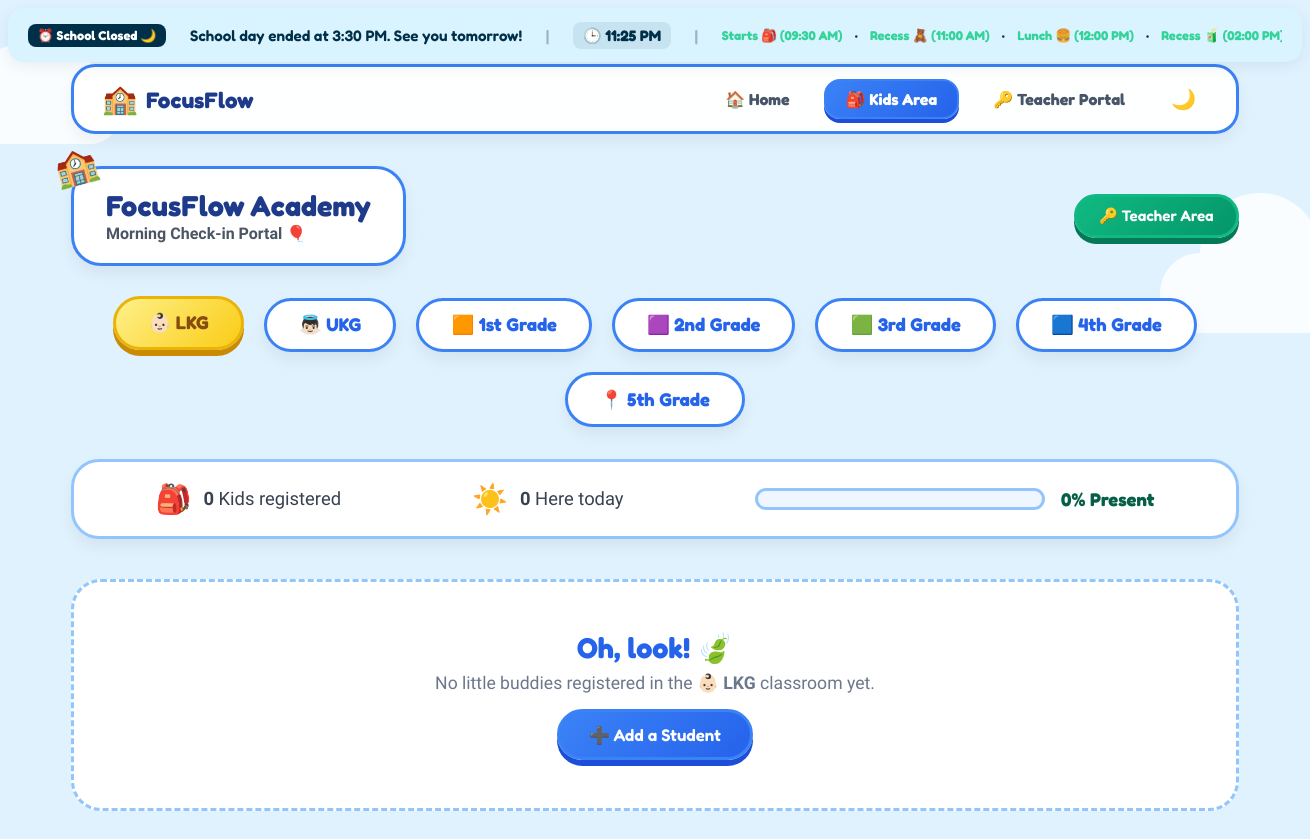
Page /grid/ on the committed database.
### attendance/models.py (models this page shows, shortened)
class AppLayoutBlock(models.Model):
    block_id = models.CharField(max_length=50, unique=True)
    title = models.CharField(max_length=100)
    order = models.PositiveIntegerField(default=0)
    is_visible = models.BooleanField(default=True)
    class Meta:
        ordering = ['order']

### attendance/views.py (the view, shortened to what this page needs)
# urls.py: path('grid/', views.student_grid, name='student_grid'),
def student_grid(request):
    selected_classroom_name = request.GET.get('classroom')
    all_classrooms = ClassroomOption.objects.filter(is_active=True).order_by('order')
    if not selected_classroom_name:
        selected_classroom = all_classrooms.first()
        if not selected_classroom:
            return render(request, 'attendance/student_grid.html', {'error': 'No active classrooms found'})
        selected_classroom_name = selected_classroom.name
        selected_classroom_display = selected_classroom.display_value
    students = Student.objects.filter(classroom=selected_classroom_name, is_active=True).order_by('first_name')
    today = timezone.localdate()
    today_attendances = {
        att.student_id: att
        for att in Attendance.objects.filter(date=today, student__classroom=selected_classroom_name)
    }
    for student in students:
        student.today_status = today_attendances.get(student.id)
    total_students = students.count()
    present_today = sum(1 for s in students if s.today_status and s.today_status.status in ['present', 'late'])
    attendance_rate = int((present_today / total_students * 100)) if total_students > 0 else 0
    classrooms_display = [(c.name, c.display_value) for c in all_classrooms]
    mood_choices = Attendance.MOOD_CHOICES
    current_time_period = Attendance.get_current_time_period()
    context = {
        'students': students,
        'selected_classroom': selected_classroom_display,
        'selected_classroom_name': selected_classroom_name,
        'classrooms': classrooms_display,
        'total_students': total_students,
        'present_today': present_today,
        'attendance_rate': attendance_rate,
        'mood_choices': mood_choices,
        'today': today,
        'current_time_period': current_time_period,
        'layout_blocks': get_or_seed_layout_blocks(),
        'schedule_status': get_school_schedule_status(),
    }
    return render(request, 'attendance/student_grid.html', context)

### attendance/models.py (called while the page is built)
    @property
    def display_value(self):
        return f"{self.emoji} {self.name}"

    @staticmethod
    def get_current_time_period():
        hour = timezone.localtime().hour
        if 5 <= hour < 12:
            return 'morning'
        elif 12 <= hour < 17:
            return 'afternoon'
        else:
            return 'evening'

### attendance/views.py (called while the page is built, shortened)
def get_or_seed_layout_blocks():
    blocks = AppLayoutBlock.objects.all().order_by('order')
    return blocks

### attendance/templates/attendance/student_grid.html (shortened to what this page needs)
{% extends 'attendance/base.html' %}
{% load static %}
{% block content %}
{% for block in layout_blocks %}
{% if block.is_visible %}
{% if block.block_id == 'header' %}
<div class="grid-header">
    <div class="school-logo-bubble">
        <span class="logo-emoji">🏫</span>
        <h1>FocusFlow Academy</h1>
        <p>Morning Check-in Portal 🎈</p>
    </div>
    <a href="{% url 'teacher_dashboard' %}" class="bubbly-btn secondary-btn admin-badge-btn">
        🔑 Teacher Area
    </a>
</div>
{% elif block.block_id == 'classroom_tabs' %}
<div class="class-picker-row">
    {% for classroom_name, label in classrooms %}
    <a href="?classroom={{ classroom_name }}"
        class="class-tab-btn {% if classroom_name == selected_classroom_name %}active{% endif %}">
        {{ label }}
    </a>
    {% endfor %}
</div>
{% elif block.block_id == 'stats_banner' %}
<div class="stats-cloud-banner">
    <div class="stat-pill">
        <span class="stat-pill-icon">🎒</span>
        <span class="stat-pill-text"><strong>{{ total_students }}</strong> Kids registered</span>
    </div>
    <div class="stat-pill">
        <span class="stat-pill-icon">☀️</span>
        <span class="stat-pill-text"><strong>{{ present_today }}</strong> Here today</span>
    </div>
    <div class="stat-pill progress-pill">
        <div class="progress-bar-container">
        </div>
        <span class="progress-percent-text">{{ attendance_rate }}% Present</span>
    </div>
</div>
{% elif block.block_id == 'student_grid' %}
<div class="kids-grid-container">
    {% for student in students %}
    <div class="kid-card {% if student.today_status and student.today_status.status != 'absent' %}checked-in{% endif %} {% if student.today_status and student.today_status.status == 'late' %}checked-in-late{% endif %}"
        data-id="{{ student.id }}" data-name="{{ student.first_name }}" style="--kid-color: {{ student.avatar_color }}">
        <div class="kid-avatar-wrapper">
            <span class="kid-emoji">{{ student.avatar_emoji }}</span>
            <div class="status-indicator-badge">
                {% if student.today_status and student.today_status.status != 'absent' %}
                {% if student.today_status.status == 'late' %}⏰{% else %}☀️{% endif %}
                {% else %}
                🌙
                {% endif %}
            </div>
        </div>
        <h2 class="kid-name">{{ student.first_name }}</h2>
        <p class="kid-status-text">
            {% if student.today_status and student.today_status.status != 'absent' %}
            Checked in {% if student.today_status.status == 'late' %}(Late){% endif %} at {{
            student.today_status.checked_in_at|date:"g:i A" }} <br>
            Feeling: {% if student.today_status.mood == 'happy' %}😊{% elif student.today_status.mood == 'excited'
            %}🤩{% elif student.today_status.mood == 'sleepy' %}🥱{% elif student.today_status.mood == 'silly' %}🤪{%
            elif student.today_status.mood == 'sad' %}😢{% else %}✨{% endif %}
            {% else %}
            Tap to check in!
            {% endif %}
        </p>
    </div>
    {% empty %}
    <div class="empty-classroom-card">
        <h2>Oh, look! 🍃</h2>
        <p>No little buddies registered in the <strong>{{ selected_classroom }}</strong> classroom yet.</p>
        <a href="{% url 'add_student' %}" class="bubbly-btn primary-btn"
            style="margin-top: 1rem; display: inline-block;">
            ➕ Add a Student
        </a>
    </div>
    {% endfor %}
</div>
{% endif %}
{% endif %}
{% endfor %}
{% endblock %}

### static/css/kid_theme.css (style rules this page uses)
:root { --kids-blue: #a2d2ff; --kids-blue-dark: #4a90e2; --kids-pink: #ffafcc; --kids-pink-dark: #e85d04; --kids-yellow: #fdf0d5; --kids-yellow-dark: #f89e24; --kids-green: #c7f9cc; --kids-green-dark: #38b000; --kids-purple: #c8b6ff; --kids-purple-dark: #7b2cbf; --kids-red: #ffadad; --kids-red-dark: #d90429; --sky-blue: #e8f5e9; --card-shadow: 0 8px 16px rgba(0, 0, 0, 0.06); --card-hover-shadow: 0 16px 32px rgba(0, 0, 0, 0.12); --border-thickness: 3.5px; --priority-high-bg: rgba(239, 68, 68, 0.1); --priority-high-solid: #ef4444; --priority-high-glow: rgba(239, 68, 68, 0.3); --text-color: #333d4f; --text-muted: #6b778c; --background-wash: #f8f9fc; }
* { margin: 0; padding: 0; box-sizing: border-box; -webkit-font-smoothing: antialiased; }
body { font-family: 'Quicksand', sans-serif; color: var(--text-color); background-color: #e0f2fe; min-height: 100vh; overflow-x: hidden; }
h1, h2, h3, h4, h5, h6 { font-family: 'Fredoka', sans-serif; font-weight: 700; }
.grid-header { display: flex; justify-content: space-between; align-items: center; margin-bottom: 2rem; gap: 1.5rem; flex-wrap: wrap; }
.school-logo-bubble { background: #ffffff; border: var(--border-thickness) solid #3b82f6; border-radius: 30px; padding: 1.25rem 2rem; display: inline-flex; flex-direction: column; box-shadow: var(--card-shadow); position: relative; }
.school-logo-bubble h1 { font-size: 1.8rem; color: #1e3a8a; line-height: 1.2; }
.school-logo-bubble p { font-size: 1rem; color: #4b5563; font-weight: 600; }
.logo-emoji { font-size: 2.2rem; position: absolute; top: -24px; left: -20px; transform: rotate(-15deg); animation: wiggle 3s infinite ease-in-out; }
.bubbly-btn { border: var(--border-thickness) solid #3b82f6; border-radius: 40px; padding: 0.8rem 1.8rem; font-family: 'Fredoka', sans-serif; font-weight: 600; font-size: 1.05rem; color: #ffffff; cursor: pointer; box-shadow: 0 6px 0 #1d4ed8; transition: all 0.2s cubic-bezier(0.175, 0.885, 0.32, 1.275); display: inline-flex; align-items: center; justify-content: center; gap: 0.5rem; text-decoration: none; }
.bubbly-btn.primary-btn { background: linear-gradient(135deg, #3b82f6 0%, #2563eb 100%); }
.bubbly-btn.secondary-btn { background: linear-gradient(135deg, #10b981 0%, #059669 100%); box-shadow: 0 6px 0 #047857; border-color: #10b981; }
.admin-badge-btn { font-size: 0.95rem; padding: 0.6rem 1.4rem; }
.class-picker-row { display: flex; justify-content: center; gap: 1.25rem; margin-bottom: 2rem; flex-wrap: wrap; }
.class-tab-btn { background: #ffffff; border: var(--border-thickness) solid #3b82f6; border-radius: 40px; padding: 0.8rem 2rem; font-family: 'Fredoka', sans-serif; font-weight: 700; font-size: 1.15rem; color: #2563eb; text-decoration: none; box-shadow: var(--card-shadow); transition: all 0.25s cubic-bezier(0.175, 0.885, 0.32, 1.275); }
.class-tab-btn.active { background: linear-gradient(135deg, #fef08a 0%, #facc15 100%); border-color: #eab308; color: #854d0e; box-shadow: 0 6px 0 #ca8a04; transform: translateY(-2px); }
.stats-cloud-banner { background: #ffffff; border: var(--border-thickness) solid #93c5fd; border-radius: 28px; padding: 1.25rem 2rem; margin-bottom: 2.5rem; display: flex; justify-content: space-around; align-items: center; gap: 2rem; box-shadow: var(--card-shadow); flex-wrap: wrap; }
.stat-pill { display: flex; align-items: center; gap: 0.75rem; font-size: 1.15rem; color: #374151; }
.stat-pill-icon { font-size: 1.8rem; }
.progress-pill { display: flex; align-items: center; gap: 1rem; flex: 1; max-width: 400px; }
.progress-bar-container { flex: 1; height: 22px; background: #eff6ff; border: 3px solid #93c5fd; border-radius: 100px; overflow: hidden; position: relative; }
.progress-percent-text { font-family: 'Fredoka', sans-serif; font-weight: 700; color: #065f46; }
.kids-grid-container { display: grid; grid-template-columns: repeat(auto-fill, minmax(200px, 1fr)); gap: 2rem; }
.empty-classroom-card, .table-empty-state { background: #ffffff; border: var(--border-thickness) dashed #93c5fd; border-radius: 30px; padding: 3rem; text-align: center; grid-column: 1 / -1; }
.empty-classroom-card h2 { font-size: 1.8rem; color: #2563eb; margin-bottom: 0.5rem; }
.empty-classroom-card p { color: var(--text-muted); font-size: 1.1rem; }

### rows in the picture
AppLayoutBlock: is_visible "FocusFlow Academy"
AppLayoutBlock: classrooms "👶🏻 LKG" "👼🏻 UKG" "🟧 1st Grade" "🟪 2nd Grade" "🟩 3rd Grade" "🟦 4th Grade" "📍 5th Grade"
AppLayoutBlock: total_students "0", present_today "0", attendance_rate "0"
AppLayoutBlock: selected_classroom "👶🏻 LKG"

### other values in the picture
{{ schedule_status.status }} "School Closed 🌙"
{{ schedule_status.message }} "School day ended at 3:30 PM. See you tomorrow!"
{{ schedule_status.current_time_str }} "11:25 PM"
{{ m.label }} "Starts 🎒" "Recess 🧸" "Lunch 🍔" "Recess 🧃"
{{ m.time_str }} "09:30 AM" "11:00 AM" "12:00 PM" "02:00 PM"
